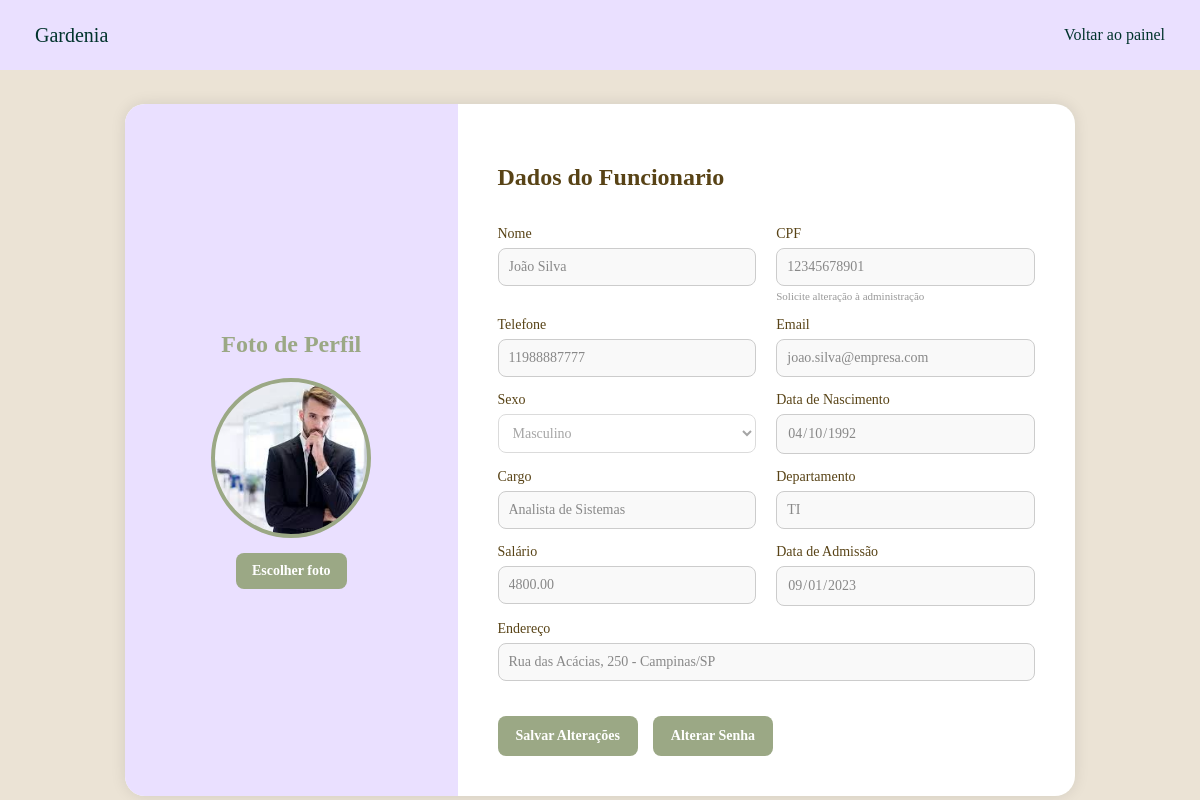
Screenshot of /funcionario/perfil-funcionario.php (signed in) with the database file from the repository.
### tables this page shows
CREATE TABLE `funcionario` (
  `id_funcionario` int(11) NOT NULL,
  `nome` varchar(100) NOT NULL,
  `cpf` char(11) NOT NULL,
  `data_nascimento` date NOT NULL,
  `sexo` enum('M','F','O') NOT NULL,
  `cargo` varchar(50) NOT NULL,
  `departamento` varchar(50) DEFAULT NULL,
  `salario` decimal(10,2) NOT NULL,
  `data_admissao` date NOT NULL,
  `telefone` varchar(15) DEFAULT NULL,
  `email` varchar(100) DEFAULT NULL,
  `endereco` varchar(255) DEFAULT NULL,
  `senha` varchar(255) NOT NULL,
  `foto` varchar(255) DEFAULT NULL
);

### funcionario/perfil-funcionario.php (the view, shortened to what this page needs)
<?php
$funcionario_id = $_SESSION['funcionario_id'];
$conn = new mysqli('localhost', 'root', '', 'gardenia');
$stmt = $conn->prepare("SELECT nome, cpf, data_nascimento, sexo, cargo, departamento, salario, data_admissao, telefone, email, endereco, foto FROM funcionario WHERE id_funcionario = ?");
$stmt->bind_param("i", $funcionario_id);
$stmt->execute();
$stmt->bind_result($nome, $cpf, $data_nascimento, $sexo, $cargo, $departamento, $salario, $data_admissao, $telefone, $email, $endereco, $foto);
$foto_perfil = !empty($foto) ? 'funcionario/img/uploads/' . $foto : 'funcionario/img/default-avatar.jpg';
?>
<!DOCTYPE html>
<html lang="pt-BR">
<head>
  <link rel="stylesheet" href="https://cdnjs.cloudflare.com/ajax/libs/font-awesome/6.5.0/css/all.min.css">
</head>
<body>
  <nav class="navbar">
    <div class="container-fluid">
      <a>
  <span style="color:#00332c;font-family:'tan pearl'; font-size:20px; margin-left:25px;">Gardenia</span>
      </a>
    </div>
    <div class="nav-right">
      <a href="adm_funcionario.php" style="color:#00332c;font-family:'tan pearl'; font-size:20pxrem; margin-right:25px">Voltar ao
        painel</a>
    </div>
  </nav>
  <br><br><br><br>
  <div class="perfil-container">
    <div class="foto-lado">
      <form method="post" action="" id="formPerfil" enctype="multipart/form-data" class="form-foto">
        <h2 style="font-family: 'Times New Roman', serif;">Foto de Perfil</h2>
      <div class="foto-perfil" id="imagemPerfil"
        style="background-image: url('<?= $foto_perfil ?>?t=<?= time() ?>');"
        onclick="abrirModalFoto()" title="Clique para alterar a foto"></div>
        <div class="input-file-wrapper" style="display: flex; flex-direction: column; align-items: center; justify-content: center; width: 100%;">
          <button type="button" class="btn-upload" onclick="document.getElementById('fotoInput').click()" style="font-family: 'Times New Roman', serif;">Escolher foto</button>
        </div>
    </div>
    <div class="form-lado">
      <h2 style="font-family:'tan pearl';">Dados do Funcionario</h2>
      <div class="form-group">
        <div class="form-col">
          <label style="font-family: 'Times New Roman', serif;">Nome</label>
          <input type="text" name="nome" value="<?= htmlspecialchars($nome) ?>" disabled
            style="font-family: 'Times New Roman', serif;" />
        </div>
        <div class="form-col">
          <label style="font-family: 'Times New Roman', serif;">CPF</label>
          <input type="text" value="<?= htmlspecialchars($cpf) ?>" disabled
            style="font-family: 'Times New Roman', serif;" />
          <span class="observacao" style="font-family: 'Times New Roman', serif;">Solicite alteração à
            administração</span>
        </div>
      </div>
      <div class="form-group">
        <div class="form-col">
          <label style="font-family: 'Times New Roman', serif;">Telefone</label>
          <input type="text" name="telefone" value="<?= htmlspecialchars($telefone) ?>" disabled
            style="font-family: 'Times New Roman', serif;" />
        </div>
        <div class="form-col">
          <label style="font-family: 'Times New Roman', serif;">Email</label>
          <input type="email" name="email" value="<?= htmlspecialchars($email) ?>" disabled
            style="font-family: 'Times New Roman', serif;" />
        </div>
      </div>
      <div class="form-group">
        <div class="form-col">
          <label style="font-family: 'Times New Roman', serif;">Sexo</label>
          <select name="sexo" disabled style="font-family: 'Times New Roman', serif;">
            <option value="M" <?= $sexo === 'M' ? 'selected' : '' ?>>Masculino</option>
          </select>
        </div>
        <div class="form-col">
          <label style="font-family: 'Times New Roman', serif;">Data de Nascimento</label>
          <input type="date" name="data_nascimento" value="<?= htmlspecialchars($data_nascimento) ?>" disabled
            style="font-family: 'Times New Roman', serif;" />
        </div>
      </div>
      <div class="form-group">
        <div class="form-col">
          <label style="font-family: 'Times New Roman', serif;">Cargo</label>
          <input type="text" name="cargo" value="<?= htmlspecialchars($cargo) ?>" disabled
            style="font-family: 'Times New Roman', serif;" />
        </div>
        <div class="form-col">
          <label style="font-family: 'Times New Roman', serif;">Departamento</label>
          <input type="text" name="departamento" value="<?= htmlspecialchars($departamento) ?>" disabled
            style="font-family: 'Times New Roman', serif;" />
        </div>
      </div>
      <div class="form-group">
        <div class="form-col">
          <label style="font-family: 'Times New Roman', serif;">Salário</label>
          <input type="number" step="0.01" name="salario" value="<?= htmlspecialchars($salario) ?>" disabled
            style="font-family: 'Times New Roman', serif;" />
        </div>
        <div class="form-col">
          <label style="font-family: 'Times New Roman', serif;">Data de Admissão</label>
          <input type="date" name="data_admissao" value="<?= htmlspecialchars($data_admissao) ?>" disabled
            style="font-family: 'Times New Roman', serif;" />
        </div>
      </div>
      <div class="form-group">
        <div class="form-col" style="flex:2;">
          <label style="font-family: 'Times New Roman', serif;">Endereço</label>
          <input type="text" name="endereco" value="<?= htmlspecialchars($endereco) ?>" disabled
            style="font-family: 'Times New Roman', serif;" />
        </div>
      </div>
      <div class="botoes">
        <button type="submit" class="btn-editar" style="font-family: 'Times New Roman', serif;">Salvar
          Alterações</button>
        <button type="button" class="btn-senha" onclick="abrirModal()"
          style="font-family: 'Times New Roman', serif;">Alterar Senha</button>
      </div>
    </div>
</body>
</html>

### funcionario/perfil-funcionario.php (style rules this page uses)
:root { --verde: #584316; --verde-claro: #e3f7f5; --cinza: #f0f0f0; --cinza-escuro: #6c757d; }
* { box-sizing: border-box; }
body { margin: 0; font-family: 'Segoe UI', Tahoma, Geneva, Verdana, sans-serif; background-color: var(--cinza); display: flex; justify-content: center; align-items: center; min-height: 100vh; background-color: #ebe3d5; }
.navbar { display: flex; justify-content: space-between; align-items: center; background-color: #eae0ff; padding: 0px 10px; position: fixed; top: 0; left: 0; height: 70px; width: 100%; z-index: 1000; }
.perfil-container { background: white; width: 90%; max-width: 950px; min-height: 500px; border-radius: 20px; display: flex; box-shadow: 0 0 15px rgba(0, 0, 0, 0.1); overflow: hidden; margin-top: 100px; }
.foto-lado { width: 35%; background-color: #eae0ff; display: flex; flex-direction: column; align-items: center; justify-content: center; padding: 2rem; }
.foto-lado h2 { color: #9ba885; margin-bottom: 20px; text-align: center; font-family: 'tan pearl', serif; }
.foto-perfil { width: 160px; height: 160px; border-radius: 50%; background-color: #fff; background-size: cover; background-position: center; border: 4px solid #9ba885; cursor: pointer; }
.input-file-wrapper { position: relative; overflow: hidden; display: inline-block; margin-top: 15px; }
.btn-upload { border: none; color: white; background-color: #9ba885; padding: 10px 16px; border-radius: 8px; font-size: 14px; cursor: pointer; font-weight: bold; transition: 0.3s; }
.form-lado { width: 65%; padding: 2.5rem; display: flex; flex-direction: column; justify-content: center; gap: 15px; }
.form-lado h2 { color: #584316; margin-bottom: 20px; }
.form-group { display: flex; flex-wrap: wrap; gap: 20px; }
.form-col { flex: 1; min-width: 240px; display: flex; flex-direction: column; }
.form-col label { margin-bottom: 6px; font-weight: 500; color: #584316; font-size: 14px; }
.form-col input, .form-col select { padding: 10px; border: 1px solid #ccc; border-radius: 8px; font-size: 14px; background-color: #fff; }
.form-col input[disabled] { background-color: #f9f9f9; color: #888; }
.observacao { font-size: 11px; color: #999; margin-top: 4px; }
.botoes { display: flex; gap: 15px; margin-top: 20px; }
.btn-editar, .btn-senha { background-color: #9ba885; color: white; padding: 12px 18px; font-weight: bold; border: none; border-radius: 8px; cursor: pointer; transition: 0.3s; font-size: 14px; }
.nav-right a { color: #584316; text-decoration: none; }
.nav-right { display: flex; align-items: center; gap: 20px; }

### rows the page displays
funcionario: foto (picture), nome "João Silva", cpf "12345678901", telefone "11988887777", email "joao.silva@empresa.com", sexo "Masculino", data_nascimento "04/10/1992", cargo "Analista de Sistemas", departamento "TI", salario "4800.00", data_admissao "09/01/2023", endereco "Rua das Acácias, 250 - Campinas/SP"
